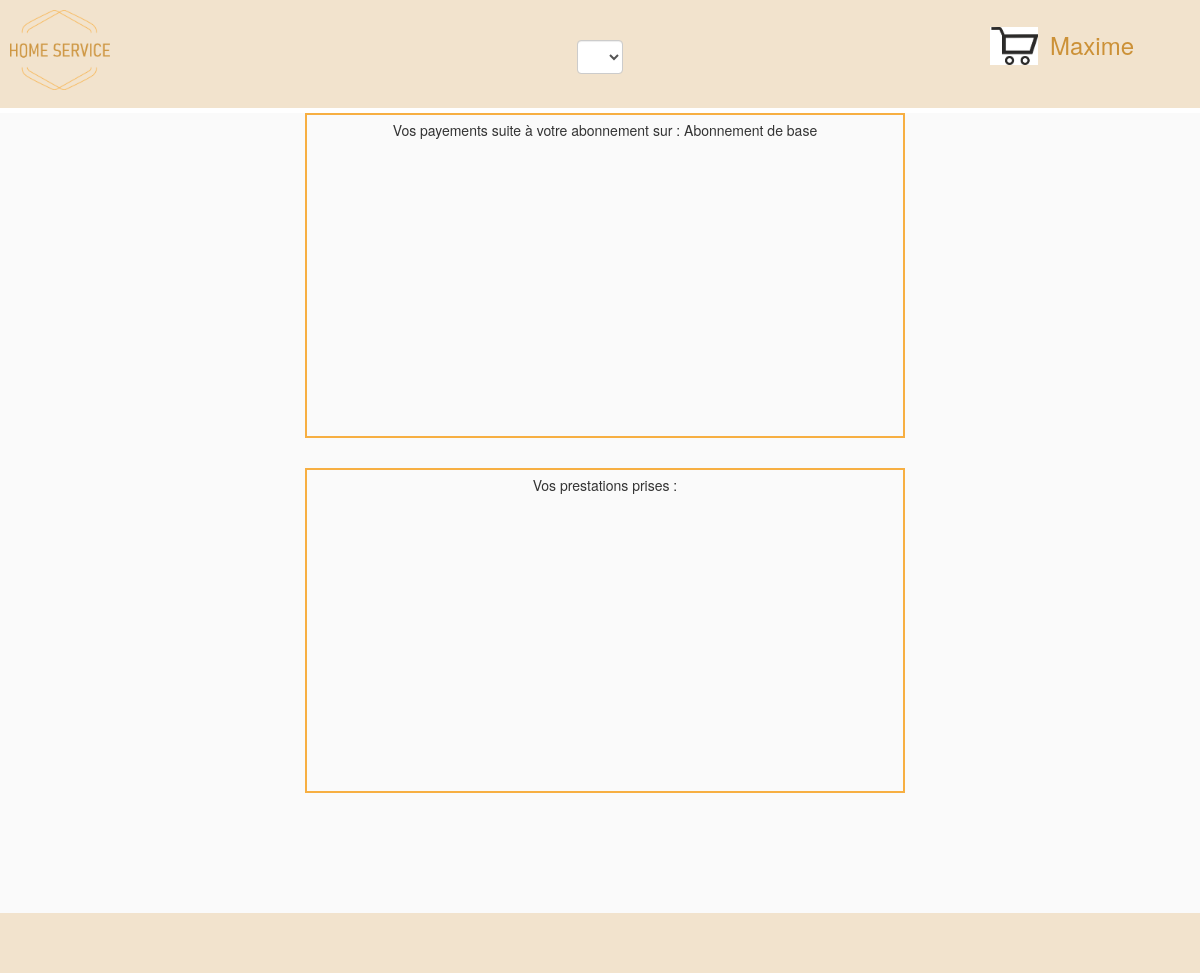
Before: /settings.php (signed in) with the older database file.
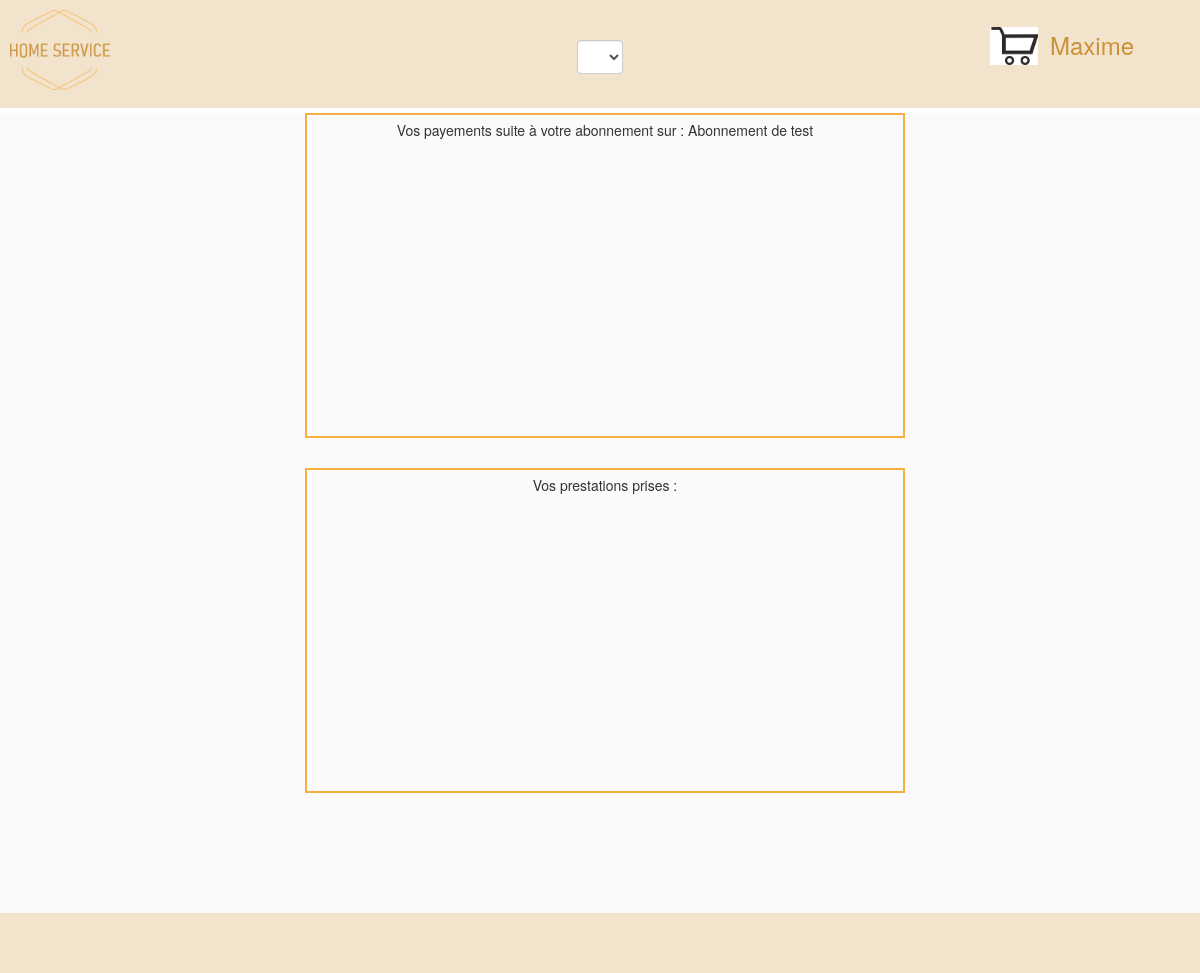
After: the same page with the newer database file.
### tables this page shows
CREATE TABLE `user` (
  `id_user` int(11) NOT NULL,
  `ville_reference` varchar(45) NOT NULL,
  `nom` varchar(45) DEFAULT NULL,
  `prenom` varchar(45) DEFAULT NULL,
  `mdp` varchar(256) DEFAULT NULL,
  `mail` varchar(45) DEFAULT NULL,
  `date_inscription` datetime DEFAULT NULL,
  `phone` varchar(45) DEFAULT NULL,
  `adresse` varchar(45) DEFAULT NULL,
  `cp` int(11) DEFAULT NULL,
  `statut` varchar(45) DEFAULT NULL,
  `stripe_id` varchar(255) DEFAULT NULL
);

CREATE TABLE `abonnement` (
  `id_abonnement` int(11) NOT NULL,
  `nom` varchar(45) DEFAULT NULL,
  `cout` float DEFAULT NULL,
  `nb_heure` float DEFAULT NULL,
  `temps` int(11) DEFAULT NULL,
  `heure_debut` int(11) DEFAULT NULL,
  `heure_fin` int(11) DEFAULT NULL,
  `stripe_id` varchar(255) DEFAULT NULL
);

### settings.php (the view, shortened to what this page needs)
<html>
<head>
	<link rel="stylesheet" type="text/css" href="Style/bootstrap.css">
	<link rel="stylesheet" href="https://maxcdn.bootstrapcdn.com/bootstrap/3.4.1/css/bootstrap.min.css">
	<link rel="stylesheet" type="text/css" href="Style/style.css">
</head>
<body>
	<?php
		include('header.php');
	?>
	<main>
    <?php
      require_once "config.php";
      if(isset($_SESSION['mail'])){
				$req = $cx->prepare('SELECT * FROM user WHERE mail = ?');
				$req->execute(array($_SESSION['mail']));
				$user = $req->fetch();
				$req2 = $cx->prepare('SELECT * FROM souscription WHERE user_id_user = ?');
				$req2->execute(array($user['id_user']));
				$souscription = $req2->fetch();
				$req3 = $cx->prepare('SELECT * FROM abonnement WHERE id_abonnement = ?');
				$req3->execute(array($souscription['abonnement_id_abonnement']));
				$abonnement = $req3->fetch();
				echo "<section id=\"subscription_invoice\">Vos payements suite à votre abonnement sur : ".$abonnement['nom']."<br/>";
				echo "</section><br/>";
				echo "<section id=\"Allreserv\">
								Vos prestations prises : ";
				echo "</section>";
			}
    ?>
  </main>
  <?php
    include('footer.php');
  ?>
</body>
</html>

### header.php (shortened to what this page needs)
<header>
  <?php
    require_once "Class/Reservation.php";
     $connected = isset($_SESSION["mail"]) ? true : false;
    ?>
  <section>
    <section id="head_title">
      <?php
        if(isset($_SESSION['langue'])){
          $choice = $_SESSION['langue'];
  			}
  			else{
          $choice = "fr";
          $fichier = "xml/".$choice.".xml";
          $xml = simplexml_load_file($fichier);
  			}
      ?>
      <a href="index.php"><img src="img/logo.png" id="logo"></a>
    </section>
    <?php
    echo "<section id=\"connect\" class=\"inscription_connexion\">";
      if ($connected == false){
        include('connect_zone.php');
      }else{
        include('moncompte.php');
      }
      echo "</section>";
    ?>
  <form method="post" action="redirect.php">
    <select id="langue" class="form-control"  name="langue" >
      <?php
      if(isset($choice)){
        if ($choice == "fr"){
          echo"
          <option value=\"fr\" onclick=\"this.form.submit()\" selected=\"selected\">FR</option>
          <option value=\"en\" onclick=\"this.form.submit()\">EN</option>
          ";
        }
      }
      else{
          echo"
          <option value=\"fr\" onclick=\"this.form.submit()\">FR</option>
          <option value=\"en\" onclick=\"this.form.submit()\">EN</option>
          ";
      }
      ?>
    </select>
  </form>
    <div id="panier">
      <a href="panier.php"><img id="headpan" src="img/panier.png"></a>
    </div>
  </section>
</header>

### moncompte.php (shortened to what this page needs)
<section id ="secondconnect" class="inscription_connexion">
  <?php
    require_once "config.php";
    if(isset($_SESSION['langue'])){
      $choice = $_SESSION['langue'];
      $fichier = "xml/".$choice.".xml";
      $xml = simplexml_load_file($fichier);
    }
    else{
      $choice = "fr";
      $fichier = "xml/".$choice.".xml";
      $xml = simplexml_load_file($fichier);
    }
    $req = $cx->prepare('SELECT prenom from user where mail = ? ');
    $req->execute(array($_SESSION['mail']));
    $user = $req->fetch();
    echo "<h3 id=\"goaccount\"><a href='settings.php'>".$xml->header->myaccount->hello.$user['prenom']. "</a></h3>";
  ?>
</section>

### footer.php (shortened to what this page needs)
<footer>
  <div id="footer_wrapper">
    <nav id="links_footer">
      <ul>
      </ul>
    </nav>
  </div>
</footer>

### Style/style.css (style rules this page uses)
html,body { width: 100%; height: auto; margin: 0; padding: 0; }
header { position: relative; top: 0%; background-color: #F2E3CD; padding: 20px; }
#langue { width: 4%; }
#headpan { position: absolute; top: 25%; left: 82.5%; width: 4%; }
main { background-color: #FAFAFA; width: 100%; height: 800px; }
footer { bottom: 0%; width: 100%; padding: 10px 0; background-color: #F2E3CD; }
footer > #footer_wrapper { bottom: 0%; width: 100%; }
h3 { color: #F7AF42; }
#logo { width: 100px; position: absolute; top: 10px; left: 10px; }
#connect { position: absolute; top: 25%; left: 87.5%; }
#connect > #secondconnect { position: relative; bottom: 15px ; }
#goaccount > a { color: #CC9137; }
#subscription_invoice { position: relative; left: 25%; width: 50%; background-color: #FAFAFA; border: 2px solid #F7AF42; margin: 5px; padding: 5px; height: 325px; overflow-y: scroll; }
#Allreserv { position: relative; left: 25%; width: 50%; background-color: #FAFAFA; border: 2px solid #F7AF42; margin: 5px; padding: 5px; height: 325px; overflow-y: scroll; }

Changed rows visible on the page:
changed abonnement: nom "Abonnement de base" → "Abonnement de test"
